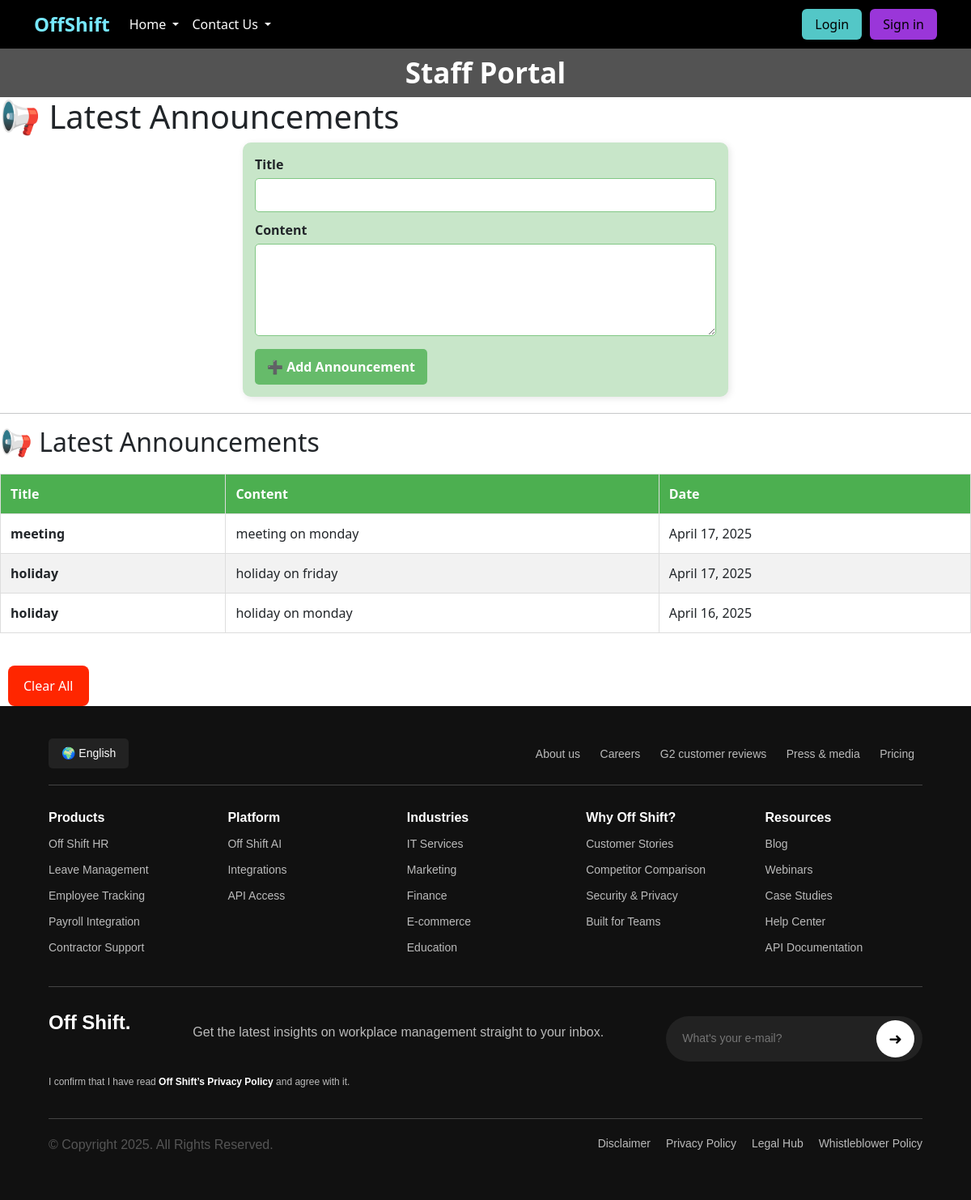
The page /employee/announcements/ on the database its author committed.
### Employee/models.py (models this page shows, shortened)
class Announcement(models.Model):
    title = models.CharField(max_length=200)
    content = models.TextField()
    created_at = models.DateTimeField(auto_now_add=True)
    class Meta:
        ordering = ['-created_at']

### Employee/views.py (the view)
# urls.py: path('announcements/', views.announcement_list, name='announcement_list'),
def announcement_list(request):
    announcements = Announcement.objects.order_by('-created_at')
    if request.method == 'POST':
        title = request.POST.get('title')
        content = request.POST.get('content')
        if title and content:
            Announcement.objects.create(title=title, content=content)
            return redirect('Employee:announcement_list')
    return render(request, 'announcement_list.html', {
        'announcements': announcements
    })

### Employee/templates/announcement_list.html (shortened to what this page needs)
{% extends 'base.html' %}
{% load static %}
{% block css_block %}
<link rel="stylesheet" href="{% static 'css/announcement.css' %}">
{% endblock %}
{% block content %}
<h1>📢 Latest Announcements</h1>
<form method="POST" class="announcement-form">
    <div>
        <label for="title">Title</label>
        <input type="text" id="title" name="title" required>
    </div>
    <div>
        <label for="content">Content</label>
        <textarea id="content" name="content" rows="4" required></textarea>
    </div>
    <button type="submit">➕ Add Announcement</button>
</form>
<hr>
<section>
    <h2>📢 Latest Announcements</h2>
    {% if announcements %}
        <table class="announcement-table">
            <thead>
                <tr>
                    <th>Title</th>
                    <th>Content</th>
                    <th>Date</th>
                </tr>
            </thead>
            <tbody>
                {% for announcement in announcements %}
                    <tr>
                        <td><strong>{{ announcement.title }}</strong></td>
                        <td>{{ announcement.content|truncatewords:20 }}</td>
                        <td>{{ announcement.created_at|date:"F d, Y" }}</td>
                    </tr>
                {% endfor %}
            </tbody>
        </table>
    {% else %}
        <p>No announcements available!</p>
    {% endif %}
</section>
<form action="{% url 'Employee:clear' %}" method="POST">
    <button id="clear" class="btn clear" type="submit"
        onclick="return confirm('Are you sure you want to delete all  requests?');">
        Clear All
    </button>
</form>
{% endblock %}

### Employee/static/css/announcement.css (style rules this page uses)
.announcement-form { background-color: #c8e6c9; padding: 15px; border-radius: 10px; margin-bottom: 20px; box-shadow: 2px 2px 8px rgba(0,0,0,0.1); width: 50%; margin-left: auto; margin-right: auto; }
.announcement-form div { margin-bottom: 10px; }
.announcement-form label { display: block; font-weight: bold; }
.announcement-form input, .announcement-form textarea { width: 100%; padding: 8px; margin-top: 5px; border-radius: 5px; border: 1px solid #81c784; box-sizing: border-box; }
.announcement-form button { background-color: #66bb6a; border: none; padding: 10px 15px; border-radius: 5px; color: white; cursor: pointer; font-weight: bold; }
.announcement-table { width: 100%; border-collapse: collapse; margin: 20px 0; }
.announcement-table th, .announcement-table td { padding: 12px; text-align: left; border: 1px solid #ddd; }
.announcement-table th { background-color: #4CAF50; color: white; }
.announcement-table tr:nth-child(even) { background-color: #f2f2f2; }
#clear { margin-top:20px; margin-left:10px; background-color: #ff2600; color: #fff; padding: 12px 18px; border-radius: 8px; font-size: 1rem; cursor: pointer; transition: background-color 0.3s ease; }

### rows shown on the page
Announcement: title "meeting", content "meeting on monday", created_at "April 17, 2025"
Announcement: title "holiday", content "holiday on friday", created_at "April 17, 2025"
Announcement: title "holiday", content "holiday on monday", created_at "April 16, 2025"
